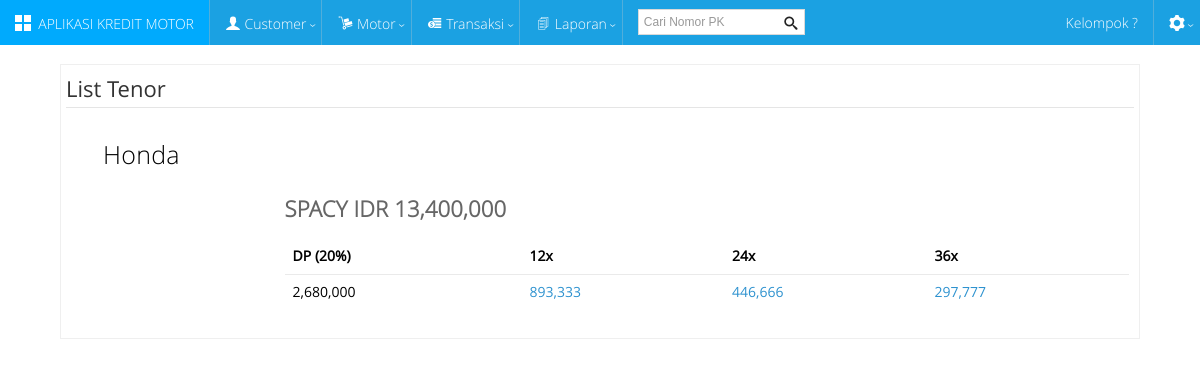
The page /?page=view_angsuran&criteria=mtr.type&value=SPACY on the database its author committed.
### tables this page shows
CREATE TABLE `m_angsuran` (
  `KODE_ANGSUR` int(20) NOT NULL,
  `KODE_MOTOR` varchar(50) default NULL,
  `DP` int(20) default NULL,
  `BUNGA` int(20) default NULL,
  `10X` int(20) default NULL,
  `16X` int(20) default NULL,
  `22X` int(20) default NULL,
  `28X` int(20) default NULL,
  `36X` int(20) default NULL,
  `IS_ACTIVE` varchar(2) default NULL,
  PRIMARY KEY  (`KODE_ANGSUR`)
);

### form/view_angsuran.php (the view, shortened to what this page needs)
<table width="90%" border="0" style="border: solid 1px #efefef;" align="center" cellpadding="5" cellspacing="0">
  <tr>
    <td>
    	<fieldset>
      		<legend>List Tenor</legend>
            <?php
				$cri = $_GET['criteria'];
				$val = $_GET['value'];
				$str = "";
				if ($cri != "") {
					$str = "where $cri = '$val'";
				}
            	if (!($query = mysql_query( "select distinct(mtr.merek)  from m_angsuran ang INNER JOIN m_motor mtr on mtr.kode_motor = ang.kode_motor $str order by mtr.merek"))) die("SQL Error");
				while($res = mysql_fetch_array($query)) {
					?>
                    	 <table width="100%" border="0" cellpadding="5" cellspacing="0">
                         	<tr>
                            	<td> <?php echo "<label><h2>&emsp; ".$res[0]."</h2></label>";	?></td>
                            </tr>
                         </table>
					<?php
					if (!($query2 = mysql_query(
						"select 	distinct(mtr.type), mtr.harga
						 from 		m_angsuran ang
						 INNER JOIN m_motor mtr on mtr.kode_motor = ang.kode_motor
						 $str		and mtr.merek = '$res[0]'
						 "))) die("SQL Error");
					while($res2 = mysql_fetch_array($query2)) {
			?>
            <table width="80%" border="0" align="right" cellpadding="5" cellspacing="0">
              <tr>
              <td>
	              <?php echo "<h3>".$res2[0]." IDR ". number_format($res2[1])."</h3>";	?>
              </td>
              </tr>
              <tr>
                <td>
                	<table align="right" class="table">
                              <thead>
                                <tr>
                                  <th class="text-left">DP (20%) </th>
                                  <th class="text-left">12x</th>
                                  <th class="text-left">24x</th>
                                  <th class="text-left">36x</th>
                                </tr>
                             </thead>
                              <tbody>
								  <?php
                                    if (!($query3 = mysql_query(
										"select 	*
										 from 		m_angsuran ang
										 INNER JOIN m_motor mtr on mtr.kode_motor = ang.kode_motor
										 where		mtr.type = '$res2[0]' "))) die("SQL Error");
                                    while($res3 = mysql_fetch_array($query3)) {
                                  ?>
                                    <tr>
                                      <td><?php echo number_format($res3[2]);?></td>
                                      <td><a href="?page=pembelian_unit&id_ang=<?php echo $res3[0];?>&tenor=4" ><?php echo number_format($res3[4]);?></a>	</td>
                                      <td><a href="?page=pembelian_unit&id_ang=<?php echo $res3[0];?>&tenor=5" ><?php echo number_format($res3[5]);?></a></td>
                                      <td><a href="?page=pembelian_unit&id_ang=<?php echo $res3[0];?>&tenor=6" ><?php echo number_format($res3[6]);?></a></td>
                                    </tr>
                                    <?php } ?>
                           </tbody>
        </table>
        </td>
              </tr>
            </table>
             <?php
					}
				}
			?>
      	</fieldset>
    </td>
  </tr>
</table>

### rows shown on the page
m_angsuran: DP "2,680,000", 10X "893,333", 16X "446,666", 22X "297,777"

### other values the page prints
$res[0] "Honda"
$res2[0] "SPACY"
$res2[1] "13,400,000"
